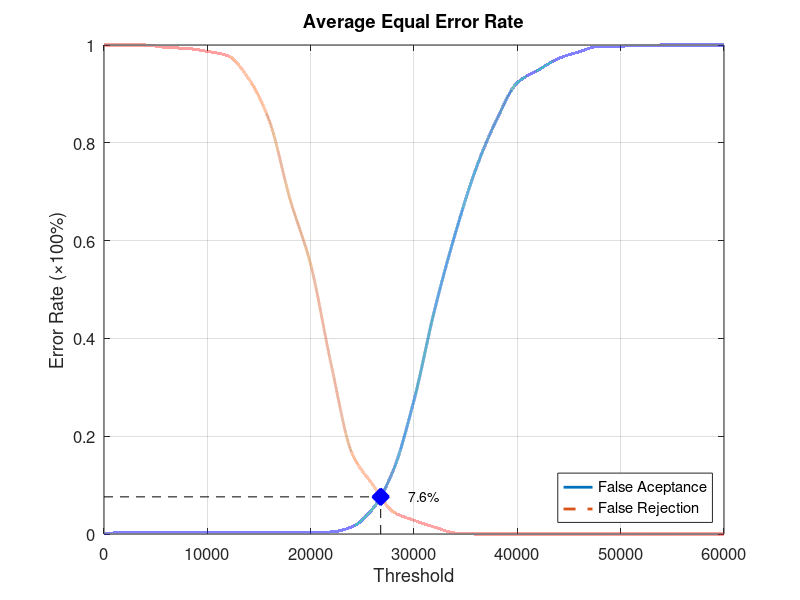
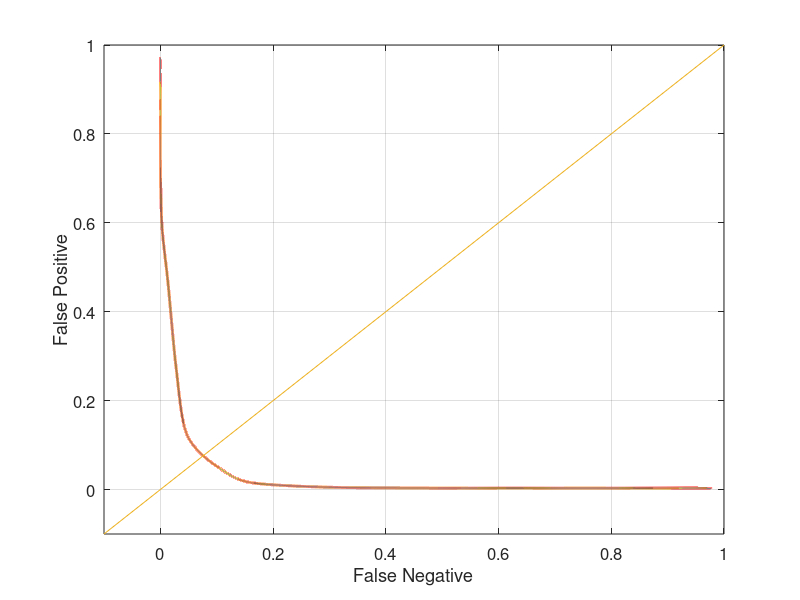

Write the MATLAB code that produced these figures, in order.
function yEER = Database1Average
close all;
clear;
clc;
x = 0:2000:60000;
xq = 0:0.5:60000;

y0 = [0 0.00315789 0.00315789 0.00315789 0.00315789 0.00315789 0.00315789 0.00315789 0.00315789 0.00315789 0.00315789 0.00421053 0.0147368 0.051579 0.130526 0.273684 0.458947 0.614737 0.747368 0.847368 0.923158 0.948421 0.972632 0.986316 0.997895 0.997895 0.998947 1 1 1 1];
yy0 = interp1(x, y0, xq, 'pchip');
y1 = [1 1 1 0.995 0.993 0.987 0.978 0.931 0.845 0.685 0.551 0.345 0.165 0.101 0.045 0.028 0.014 0.002 0 0 0 0 0 0 0 0 0 0 0 0 0];
yy1 = interp1(x, y1, xq, 'pchip');

% Calculating EER: 
y2 = abs(y0 - y1);
find(y2 == min(y2))
yy2 = abs(yy0 - yy1);
xEER = find(yy2 == min(yy2));
xEERIndex = xq(xEER) % X-axis EER
yEER = yy0(xEER) % Y-axis EER

main = figure
plot(xq, yy0,'-','LineWidth', 2);	hold on
plot(xq, yy1,'--','LineWidth', 2);	hold on
plot([xEERIndex xEERIndex], [0 yEER], 'k--');	hold on
plot([0 xEERIndex], [yEER yEER], 'k--');	hold on
plot(xEERIndex, yEER, 'bx', 'LineWidth', 10);	hold on
text(xEERIndex + 10 * xEERIndex / 100, yEER, [num2str(round((10000 * yEER)) / 100) '%'])
legend('False Aceptance', 'False Rejection', 'Location', 'SouthEast')
xlabel('Threshold')
ylabel('Error Rate (\times100%)')
title('Average Equal Error Rate')
set(gca, 'FontSize', 12)
axis([0 60000 0 1])
grid on

print(main, 'Database1AverageMain', '-dpng');
FNRxFPR = figure('Color', [1 1 1]);
plot(yy1, yy0, '-', yy1, yy0, 'LineWidth', 2);
hold on
y = -0.1:0.1:1
plot(y, y); 
set(gca, 'FontSize', 12)
xlabel('False Negative')
ylabel('False Positive')
axis([-0.1 1 -0.1 1])
set(gca, 'FontSize', 12)
grid on

print(FNRxFPR, 'Database1AverageFNRxFPR','-dpng');
end
